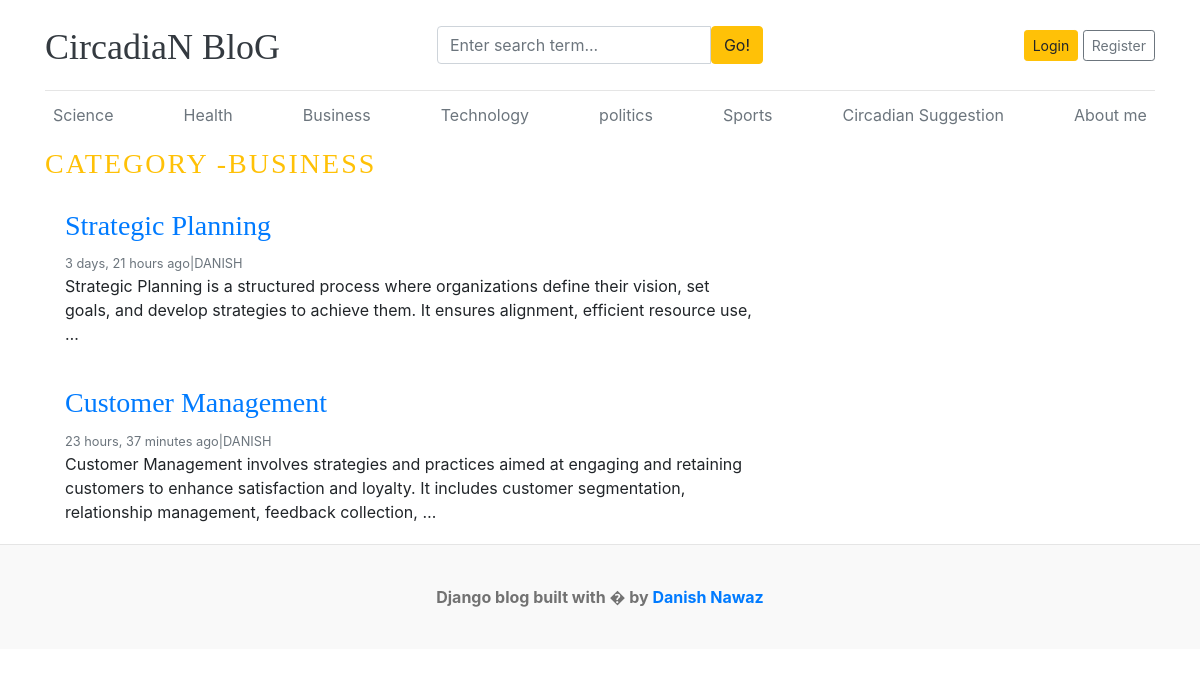
Screenshot of /category/3/ with the database file from the repository.
### blogs/models.py (models this page shows, shortened)
class Category(models.Model):
    category_name=models.CharField(max_length=50, unique=True)
    created_at=models.DateTimeField(auto_now=True)
    updated_at=models.DateTimeField(auto_now=True)
    tags = TaggableManager()
    class Meta:
        verbose_name_plural ='Categories'
    def __str__(self):
        return self.category_name

class Blogs(models.Model):
    title = models.CharField(max_length=100 , unique='True')
    slug = models.SlugField(unique=True , blank=True)
    Category = models.ForeignKey(Category , on_delete=models.CASCADE)
    author = models.ForeignKey(User , on_delete=models.CASCADE)
    blog_image = models.ImageField(upload_to='uploads/%y/%m/%d')
    short_description = models.TextField(max_length=1000)
    blog_body = models.TextField(max_length=3000)
    status = models.CharField(max_length=100 , choices=STATUS_CHOICE , default='draft')
    is_feacherd = models.BooleanField(default=False)
    created_at = models.DateTimeField(auto_now=True)
    updated_at = models.DateTimeField(auto_now=True)
    class Meta:
        verbose_name_plural ='blogs'

### blogs/views.py (the view)
# urls.py: path('<int:category_id>/' , views.posts_by_category , name='posts_by_category')
def posts_by_category(request, category_id):
    posts = Blogs.objects.filter(status='published', Category=category_id)
    try:
     category =Category.objects.get(pk=category_id)
    except:
       return redirect('home')
    context = {
        'posts': posts,
        'category':category
    }
    return render(request, 'posts_by_category.html', context)

### blogs/context_processors.py (called while the page is built)
def get_categories(request):
    categories=Category.objects.all()
    return  dict(categories=categories)

### templates/posts_by_category.html (shortened to what this page needs)
{% extends "base/base.html" %}
{% block content %}
  <h3 class="text-uppercase text-warning" style="letter-spacing: 2px;">Category -{{category}}</h3>
  <main role="main" class="container p-0">
    <div class="row">
      <div class="col-md-8 blog-main">
        {% for post in posts %}
        <div class="card border-0" >
          <div class="card-body">
            <h3><a href="{% url 'blogs' post.slug %}">{{post.title}}</a></h3>
            <small class="mb-1 text-muted">{{post.created_at | timesince}} ago|{{post.author}}</small>
            <p class="card-text">{{post.short_description| truncatewords:25}}</p>
          </div>
        </div>
        {%endfor%}
      </div>
    </div>
  </main>
</div>
{% endblock %}

### templates/base/header.html (shortened to what this page needs)
{% load static %}
<!DOCTYPE html>
<html lang="en">
<head>
    <link href="https://getbootstrap.com/docs/4.0/dist/css/bootstrap.min.css" rel="stylesheet">
    <link href="css/blog.css" rel="stylesheet">
    <link rel="stylesheet" href="{% static 'css/blog.css'%}">
    <link rel="stylesheet" href="https://cdnjs.cloudflare.com/ajax/libs/font-awesome/4.7.0/css/font-awesome.min.css">
  </head>
<body>
    <div class="container">
      <header class="blog-header py-3">
        <div class="row flex-nowrap justify-content-between align-items-center">
          <div class="col-4 pt-1">
            <a class="blog-header-logo text-dark" href="/">CircadiaN BloG</a>
          </div>
          <div class="clo-4">
            <form action="{% url 'search' %}" method="GET">
              <div class="input-group">
                <input class="form-control" name="keyword" type="text" placeholder="Enter search term..." aria-label="Enter search term..." aria-describedby="button-search" />
                <button type="submit" class="btn btn-warning" id="button-search" type="button">Go!</button>
            </div>
            </form>
          </div>
          <div class="col-4 d-flex justify-content-end align-items-center">
            {% if not user.is_authenticated %}
            <a class="btn btn-sm btn-warning" href="{% url 'Login' %}">Login</a> &nbsp;
            <a class="btn btn-sm btn-outline-secondary" href="{% url 'register' %}">Register</a>
            {% else %}
            <span><a href="{% url 'dashboard' %}"class="btn btn-warning">Dashboard</a></span> &nbsp;
            <span><a href="{% url 'logout' %}">Logout</a></span>
            {% endif %}
          </div>
        </div>
      </header>
      <div class="nav-scroller py-1 mb-2">
        <nav class="nav d-flex justify-content-between">
          {% for cat in  categories %}
          <a class="p-2 text-muted" href="{% url 'posts_by_category' cat.id%}">{{cat.category_name}}</a>
          {% endfor %}
        </nav>
      </div>

### static/css/blog.css (style rules this page uses)
.blog-header { border-bottom: 1px solid #e5e5e5; }
.blog-header-logo { font-family: "Playfair Display", Georgia, "Times New Roman", serif; font-size: 2.25rem; }
h1, h2, h3, h4, h5, h6 { font-family: "Playfair Display", Georgia, "Times New Roman", serif; }

### rows the page displays
Category: category_name "Science"
Category: category_name "Health"
Category: category_name "Business", category_name "BUSINESS"
Category: category_name "Technology"
Category: category_name "politics"
Category: category_name "Sports"
Category: category_name "Circadian Suggestion"
Category: category_name "About me"
Blogs: title "Strategic Planning", created_at "3 days, 21 hours", author "DANISH", short_description "Strategic Planning is a structured process where organizations define their vision, set goals, and develop strategies to achieve them. It ensures alignment, efficient resource use, …"
Blogs: title "Customer Management", created_at "23 hours, 37 minutes", author "DANISH", short_description "Customer Management involves strategies and practices aimed at engaging and retaining customers to enhance satisfaction and loyalty. It includes customer segmentation, relationship management, feedback collection, …"
